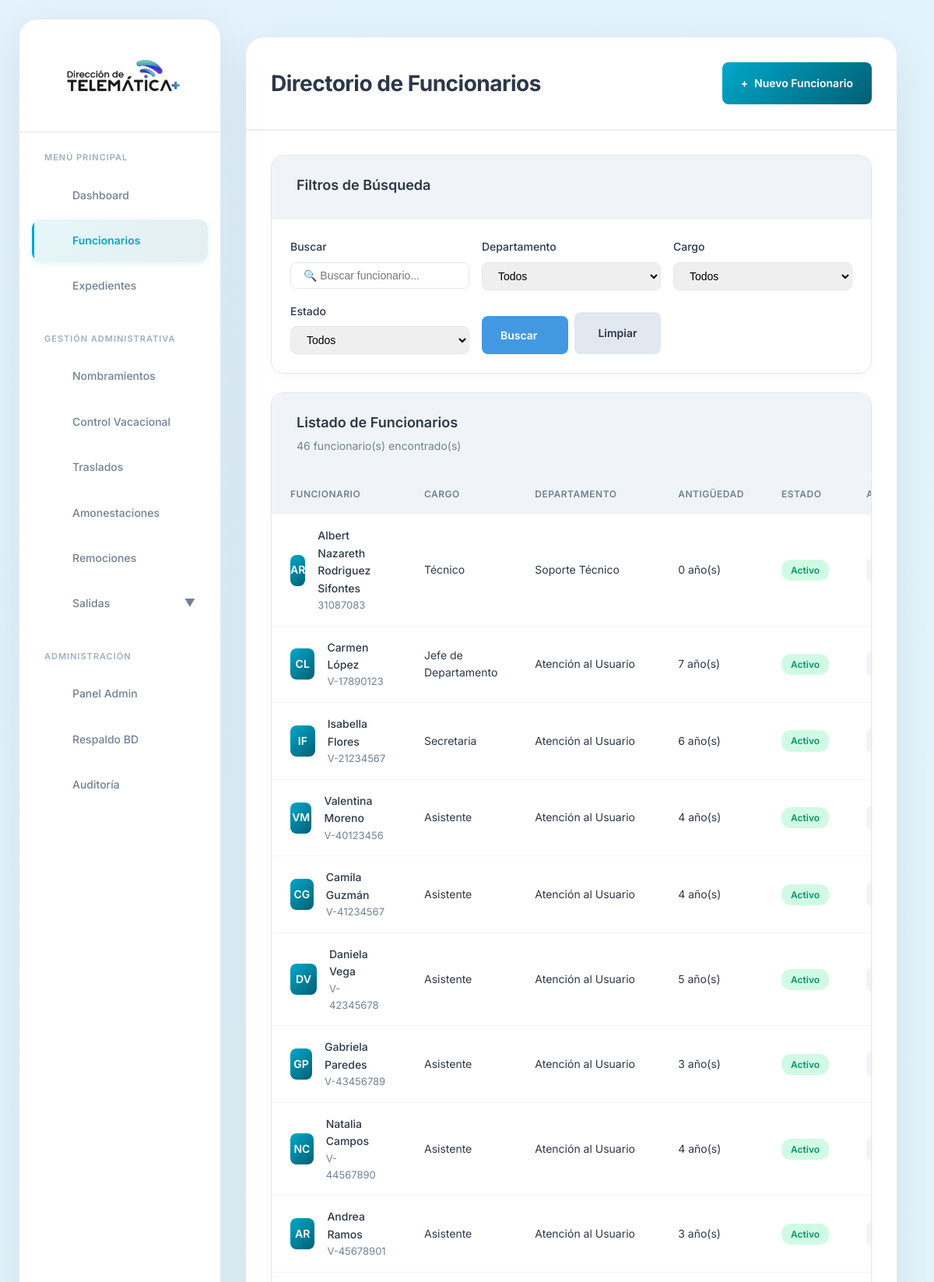
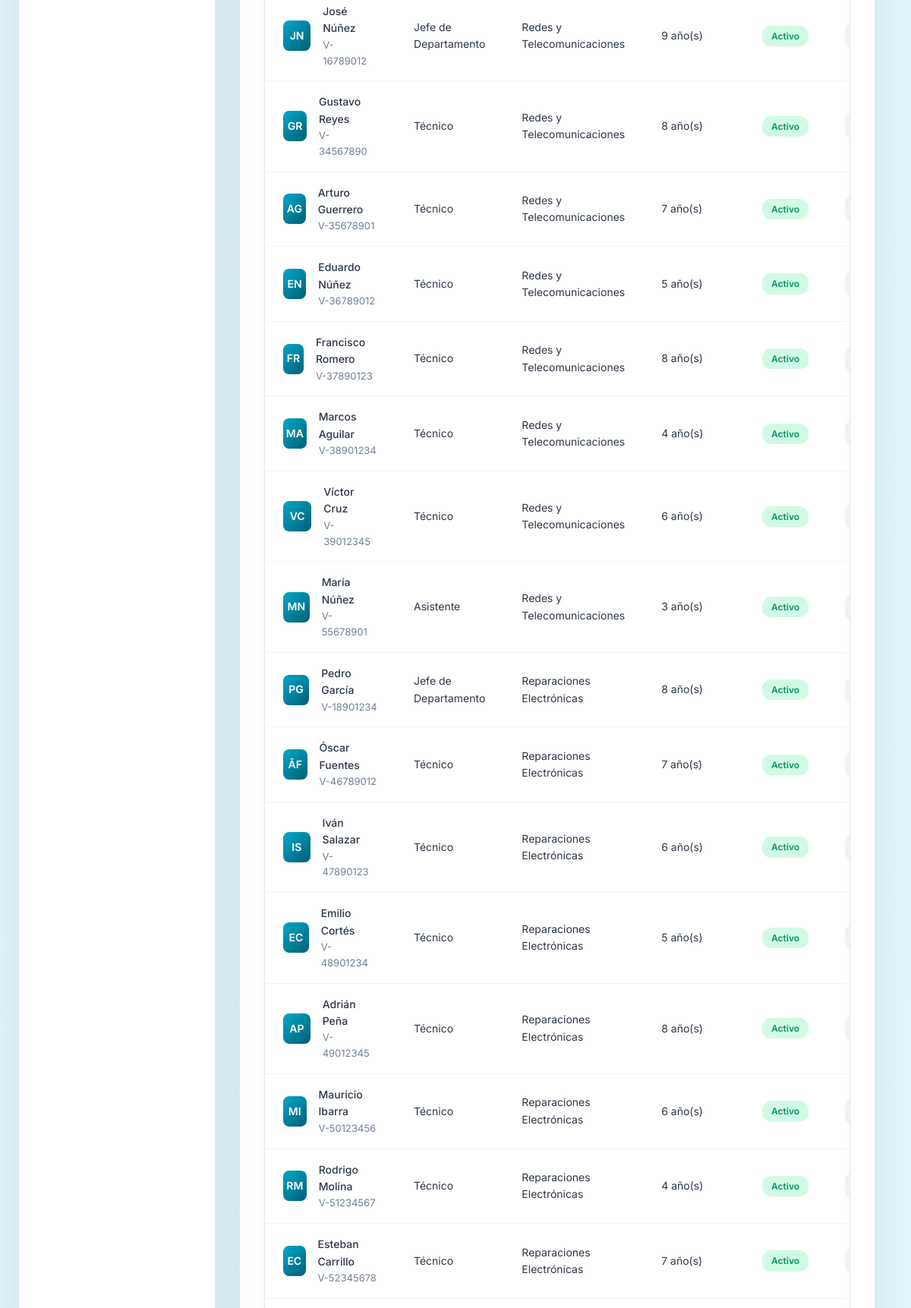
The page /vistas/funcionarios/index.php (signed in, upper part) on the database its author committed (2 pictures, top to bottom).
### tables this page shows
CREATE TABLE `funcionarios` (
  `id` int(10) unsigned NOT NULL AUTO_INCREMENT,
  `cedula` varchar(20) NOT NULL,
  `nombres` varchar(100) NOT NULL,
  `apellidos` varchar(100) NOT NULL,
  `fecha_nacimiento` date DEFAULT NULL,
  `genero` enum('M','F','Otro') DEFAULT NULL,
  `telefono` varchar(20) DEFAULT NULL,
  `email` varchar(150) DEFAULT NULL,
  `direccion` text DEFAULT NULL,
  `nivel_educativo` enum('Primaria','Bachiller','TSU','Universitario','Postgrado','MaestrÃÂ­a','Doctorado') DEFAULT NULL,
  `titulo_obtenido` varchar(200) DEFAULT NULL,
  `fecha_ingreso_admin_publica` date DEFAULT NULL,
  `cantidad_hijos` tinyint(3) unsigned DEFAULT 0,
  `cargo_id` int(10) unsigned NOT NULL,
  `departamento_id` int(10) unsigned NOT NULL,
  `fecha_ingreso` date NOT NULL,
  `foto` varchar(255) DEFAULT 'default-avatar.png',
  `estado` enum('activo','vacaciones','reposo','inactivo') DEFAULT 'activo',
  `created_at` timestamp NOT NULL DEFAULT current_timestamp(),
  `updated_at` timestamp NOT NULL DEFAULT current_timestamp() ON UPDATE current_timestamp(),
  PRIMARY KEY (`id`),
  UNIQUE KEY `cedula` (`cedula`),
  KEY `idx_cedula` (`cedula`),
  KEY `idx_cargo` (`cargo_id`),
  KEY `idx_departamento` (`departamento_id`),
  KEY `idx_estado` (`estado`),
  KEY `idx_nombres` (`nombres`,`apellidos`),
  CONSTRAINT `funcionarios_ibfk_1` FOREIGN KEY (`cargo_id`) REFERENCES `cargos` (`id`),
  CONSTRAINT `funcionarios_ibfk_2` FOREIGN KEY (`departamento_id`) REFERENCES `departamentos` (`id`)
);

CREATE TABLE `cargos` (
  `id` int(10) unsigned NOT NULL AUTO_INCREMENT,
  `nombre_cargo` varchar(100) NOT NULL,
  `nivel_acceso` tinyint(4) NOT NULL COMMENT '1=Admin Total, 2=Operativo, 3=Solo Lectura',
  `descripcion` text DEFAULT NULL,
  `created_at` timestamp NOT NULL DEFAULT current_timestamp(),
  PRIMARY KEY (`id`),
  UNIQUE KEY `nombre_cargo` (`nombre_cargo`),
  KEY `idx_nivel_acceso` (`nivel_acceso`)
);

CREATE TABLE `departamentos` (
  `id` int(10) unsigned NOT NULL AUTO_INCREMENT,
  `nombre` varchar(150) NOT NULL,
  `descripcion` text DEFAULT NULL,
  `estado` enum('activo','inactivo') DEFAULT 'activo',
  `created_at` timestamp NOT NULL DEFAULT current_timestamp(),
  `updated_at` timestamp NOT NULL DEFAULT current_timestamp() ON UPDATE current_timestamp(),
  PRIMARY KEY (`id`),
  UNIQUE KEY `nombre` (`nombre`),
  KEY `idx_estado` (`estado`)
);

### config/sesiones.php (called while the page is built, shortened)
<?php
function verificarTimeoutSesion() {
    $timeout = 1800;
    if (isset($_SESSION['ultimo_acceso'])) {
        $inactivo = time() - $_SESSION['ultimo_acceso'];
    }
}
function verificarIntegridadSesion() {
    if (isset($_SESSION['usuario_id'])) {
        $user_agent_actual = $_SERVER['HTTP_USER_AGENT'] ?? 'Desconocido';
    }
}

### config/seguridad.php (called while the page is built, shortened)
<?php
require_once __DIR__ . '/sesiones.php';
function verificarNivel($nivel_requerido) {
    return $_SESSION['nivel_acceso'] <= $nivel_requerido;
}

### config/database.php (called while the page is built, shortened)
<?php
class Database {
    private static $instance = null;
    private $conn;
    private function __construct() {
        try {
            $dsn = "mysql:host=" . DB_HOST . ";dbname=" . DB_NAME . ";charset=" . DB_CHARSET;
            $options = [
                PDO::ATTR_ERRMODE => PDO::ERRMODE_EXCEPTION,
                PDO::ATTR_DEFAULT_FETCH_MODE => PDO::FETCH_ASSOC,
                PDO::ATTR_EMULATE_PREPARES => false,
                PDO::MYSQL_ATTR_INIT_COMMAND => "SET NAMES " . DB_CHARSET
            ];
            $this->conn = new PDO($dsn, DB_USER, DB_PASS, $options);
        } catch (PDOException $e) {
            die("Error de conexión: " . $e->getMessage());
        }
    }
    public static function getInstance() {
        if (self::$instance === null) {
            self::$instance = new self();
        }
        return self::$instance;
    }
    public function getConnection() {
        return $this->conn;
    }
}
function getDB() {
    return Database::getInstance()->getConnection();
}

### modelos/Funcionario.php (called while the page is built, shortened)
<?php
require_once __DIR__ . '/../config/database.php';
class Funcionario {
    private $db;
    public function __construct() {
        $this->db = getDB();
    }
    public function obtenerTodos($filtros = []) {
        $sql = "
            SELECT
                f.id,
                f.cedula,
                CONCAT(f.nombres, ' ', f.apellidos) AS nombre_completo,
                f.nombres,
                f.apellidos,
                f.fecha_nacimiento,
                TIMESTAMPDIFF(YEAR, f.fecha_nacimiento, CURDATE()) AS edad,
                f.genero,
                f.telefono,
                f.email,
                f.direccion,
                f.cargo_id,
                c.nombre_cargo,
                c.nivel_acceso,
                f.departamento_id,
                d.nombre AS departamento,
                f.fecha_ingreso,
                TIMESTAMPDIFF(YEAR, f.fecha_ingreso, CURDATE()) AS antiguedad_anos,
                f.foto AS foto,
                f.estado,
                f.created_at
            FROM funcionarios f
            INNER JOIN cargos c ON f.cargo_id = c.id
            INNER JOIN departamentos d ON f.departamento_id = d.id
            WHERE 1=1
        ";
        $params = [];
        $sql .= " ORDER BY f.created_at DESC";
        $stmt = $this->db->prepare($sql);
        $stmt->execute($params);
        return $stmt->fetchAll();
    }
}

### vistas/funcionarios/index.php (the view, shortened to what this page needs)
<?php
require_once __DIR__ . '/../../config/database.php';
require_once __DIR__ . '/../../config/seguridad.php';
require_once __DIR__ . '/../../modelos/Funcionario.php';
$filtros = [
    'buscar' => $_GET['buscar'] ?? '',
    'departamento_id' => $_GET['departamento_id'] ?? '',
    'cargo_id' => $_GET['cargo_id'] ?? '',
    'estado' => $_GET['estado'] ?? ''
];
$modeloFuncionario = new Funcionario();
$funcionarios = $modeloFuncionario->obtenerTodos($filtros);
?>
<!DOCTYPE html>
<html lang="es">
<head>
    <link rel="stylesheet" href="../../publico/css/estilos.css">
</head>
<body>
    <?php include __DIR__ . '/../layout/sidebar.php'; ?>
    <div class="main-content">
        <header class="header">
            <div class="header-left">
                <h1 class="page-title">Directorio de Funcionarios</h1>
            </div>
            <div class="header-right">
                <?php if (verificarNivel(2)): ?>
                    <a href="crear.php" class="btn btn-primary">
                        <span>+</span> Nuevo Funcionario
                    </a>
                <?php endif; ?>
            </div>
        </header>
        <div class="content-wrapper">
            <div class="card" style="margin-bottom: 24px;">
                <div class="card-header">
                    <h2 class="card-title">Filtros de Búsqueda</h2>
                </div>
                <div style="padding: 24px;">
                    <form method="GET" style="display: grid; grid-template-columns: repeat(auto-fit, minmax(200px, 1fr)); gap: 16px;">
                        <div class="form-group" style="margin: 0;">
                            <label for="buscar" style="display: block; font-size: 14px; font-weight: 500; margin-bottom: 8px;">Buscar</label>
                            <input
                                type="text"
                                id="searchFuncionarios"
                                name="buscar"
                                class="search-input"
                                placeholder="🔍 Buscar funcionario..."
                                value="<?php echo htmlspecialchars($filtros['buscar']); ?>"
                                style="width: 100%;"
                            >
                        </div>
                        <div class="form-group" style="margin: 0;">
                            <label for="departamento_id" style="display: block; font-size: 14px; font-weight: 500; margin-bottom: 8px;">Departamento</label>
                            <select id="departamento_id" name="departamento_id" class="search-input" style="width: 100%;">
                                <option value="">Todos</option>
                            </select>
                        </div>
                        <div class="form-group" style="margin: 0;">
                            <label for="cargo_id" style="display: block; font-size: 14px; font-weight: 500; margin-bottom: 8px;">Cargo</label>
                            <select id="cargo_id" name="cargo_id" class="search-input" style="width: 100%;">
                                <option value="">Todos</option>
                            </select>
                        </div>
                        <div class="form-group" style="margin: 0;">
                            <label for="estado" style="display: block; font-size: 14px; font-weight: 500; margin-bottom: 8px;">Estado</label>
                            <select id="estado" name="estado" class="search-input" style="width: 100%;">
                                <option value="">Todos</option>
                            </select>
                        </div>
                        <div style="display: flex; align-items: flex-end; gap: 8px;">
                            <button type="submit" class="btn" style="flex: 1; background: #4299e1; color: white;">Buscar</button>
                            <a href="index.php" class="btn" style="flex: 1; background: #e2e8f0; color: #2d3748; text-align: center; text-decoration: none; display: flex; align-items: center; justify-content: center;">Limpiar</a>
                        </div>
                    </form>
                </div>
            </div>
            <div class="card">
                <div class="card-header">
                    <div>
                        <h2 class="card-title">Listado de Funcionarios</h2>
                        <p class="card-subtitle"><?php echo count($funcionarios); ?> funcionario(s) encontrado(s)</p>
                    </div>
                </div>
                <div class="table-container">
                    <table class="table" id="funcionariosTable">
                        <thead>
                            <tr>
                                <th>Funcionario</th>
                                <th>Cargo</th>
                                <th>Departamento</th>
                                <th>Antigüedad</th>
                                <th>Estado</th>
                                <th>Acciones</th>
                            </tr>
                        </thead>
                        <tbody>
                            <?php if (empty($funcionarios)): ?>
                                <tr>
                                    <td colspan="6" style="text-align: center; padding: 40px; color: #a0aec0;">
                                        No se encontraron funcionarios
                                    </td>
                                </tr>
                            <?php else: ?>
                                <?php foreach ($funcionarios as $func): ?>
                                    <tr>
                                        <td>
                                            <div class="user-cell">
                                                <div class="user-avatar">
                                                    <?php echo strtoupper(substr($func['nombres'], 0, 1) . substr($func['apellidos'], 0, 1)); ?>
                                                </div>
                                                <div>
                                                    <div class="user-name"><?php echo htmlspecialchars($func['nombre_completo']); ?></div>
                                                    <div class="user-id"><?php echo htmlspecialchars($func['cedula']); ?></div>
                                                </div>
                                            </div>
                                        </td>
                                        <td><?php echo htmlspecialchars($func['nombre_cargo']); ?></td>
                                        <td><?php echo htmlspecialchars($func['departamento']); ?></td>
                                        <td><?php echo $func['antiguedad_anos']; ?> año(s)</td>
                                        <td>
                                            <?php
                                            $badge_class = 'badge-success';
                                            $estado_texto = 'Activo';
                                            ?>
                                            <span class="badge <?php echo $badge_class; ?>">
                                                <?php echo $estado_texto; ?>
                                            </span>
                                        </td>
                                        <td>
                                            <div style="display: flex; gap: 8px;">
                                                <a href="ver.php?id=<?php echo $func['id']; ?>" class="btn-icon" title="Ver expediente">
                                                </a>
                                            </div>
                                        </td>
                                    </tr>
                                <?php endforeach; ?>
                            <?php endif; ?>
                        </tbody>
                    </table>
                </div>
            </div>
        </div>
    </div>
</body>
</html>

### rows shown on the page
funcionarios: nombres+apellidos "AR", nombre_completo "Albert Nazareth Rodriguez Sifontes", cedula "31087083", cargo.nombre_cargo "Técnico", departamento.nombre "Soporte Técnico", antiguedad_anos "0", estado_texto "Activo"
funcionarios: nombres+apellidos "CL", nombre_completo "Carmen López", cedula "V-17890123", cargo.nombre_cargo "Jefe de Departamento", departamento.nombre "Atención al Usuario", antiguedad_anos "7", estado_texto "Activo"
funcionarios: nombres+apellidos "IF", nombre_completo "Isabella Flores", cedula "V-21234567", cargo.nombre_cargo "Secretaria", departamento.nombre "Atención al Usuario", antiguedad_anos "6", estado_texto "Activo"
funcionarios: nombres+apellidos "VM", nombre_completo "Valentina Moreno", cedula "V-40123456", cargo.nombre_cargo "Asistente", departamento.nombre "Atención al Usuario", antiguedad_anos "4", estado_texto "Activo"
funcionarios: nombres+apellidos "CG", nombre_completo "Camila Guzmán", cedula "V-41234567", cargo.nombre_cargo "Asistente", departamento.nombre "Atención al Usuario", antiguedad_anos "4", estado_texto "Activo"
funcionarios: nombres+apellidos "DV", nombre_completo "Daniela Vega", cedula "V-42345678", cargo.nombre_cargo "Asistente", departamento.nombre "Atención al Usuario", antiguedad_anos "5", estado_texto "Activo"
funcionarios: nombres+apellidos "GP", nombre_completo "Gabriela Paredes", cedula "V-43456789", cargo.nombre_cargo "Asistente", departamento.nombre "Atención al Usuario", antiguedad_anos "3", estado_texto "Activo"
funcionarios: nombres+apellidos "NC", nombre_completo "Natalia Campos", cedula "V-44567890", cargo.nombre_cargo "Asistente", departamento.nombre "Atención al Usuario", antiguedad_anos "4", estado_texto "Activo"
funcionarios: nombres+apellidos "AR", nombre_completo "Andrea Ramos", cedula "V-45678901", cargo.nombre_cargo "Asistente", departamento.nombre "Atención al Usuario", antiguedad_anos "3", estado_texto "Activo"
funcionarios: nombres+apellidos "JN", nombre_completo "José Núñez", cedula "V-16789012", cargo.nombre_cargo "Jefe de Departamento", departamento.nombre "Redes y Telecomunicaciones", antiguedad_anos "9", estado_texto "Activo"
funcionarios: nombres+apellidos "GR", nombre_completo "Gustavo Reyes", cedula "V-34567890", cargo.nombre_cargo "Técnico", departamento.nombre "Redes y Telecomunicaciones", antiguedad_anos "8", estado_texto "Activo"
funcionarios: nombres+apellidos "AG", nombre_completo "Arturo Guerrero", cedula "V-35678901", cargo.nombre_cargo "Técnico", departamento.nombre "Redes y Telecomunicaciones", antiguedad_anos "7", estado_texto "Activo"
funcionarios: nombres+apellidos "EN", nombre_completo "Eduardo Núñez", cedula "V-36789012", cargo.nombre_cargo "Técnico", departamento.nombre "Redes y Telecomunicaciones", antiguedad_anos "5", estado_texto "Activo"
funcionarios: nombres+apellidos "FR", nombre_completo "Francisco Romero", cedula "V-37890123", cargo.nombre_cargo "Técnico", departamento.nombre "Redes y Telecomunicaciones", antiguedad_anos "8", estado_texto "Activo"
funcionarios: nombres+apellidos "MA", nombre_completo "Marcos Aguilar", cedula "V-38901234", cargo.nombre_cargo "Técnico", departamento.nombre "Redes y Telecomunicaciones", antiguedad_anos "4", estado_texto "Activo"
funcionarios: nombres+apellidos "VC", nombre_completo "Víctor Cruz", cedula "V-39012345", cargo.nombre_cargo "Técnico", departamento.nombre "Redes y Telecomunicaciones", antiguedad_anos "6", estado_texto "Activo"
funcionarios: nombres+apellidos "MN", nombre_completo "María Núñez", cedula "V-55678901", cargo.nombre_cargo "Asistente", departamento.nombre "Redes y Telecomunicaciones", antiguedad_anos "3", estado_texto "Activo"
funcionarios: nombres+apellidos "PG", nombre_completo "Pedro García", cedula "V-18901234", cargo.nombre_cargo "Jefe de Departamento", departamento.nombre "Reparaciones Electrónicas", antiguedad_anos "8", estado_texto "Activo"
funcionarios: nombres+apellidos "ÃF", nombre_completo "Óscar Fuentes", cedula "V-46789012", cargo.nombre_cargo "Técnico", departamento.nombre "Reparaciones Electrónicas", antiguedad_anos "7", estado_texto "Activo"
funcionarios: nombres+apellidos "IS", nombre_completo "Iván Salazar", cedula "V-47890123", cargo.nombre_cargo "Técnico", departamento.nombre "Reparaciones Electrónicas", antiguedad_anos "6", estado_texto "Activo"
funcionarios: nombres+apellidos "EC", nombre_completo "Emilio Cortés", cedula "V-48901234", cargo.nombre_cargo "Técnico", departamento.nombre "Reparaciones Electrónicas", antiguedad_anos "5", estado_texto "Activo"
funcionarios: nombres+apellidos "AP", nombre_completo "Adrián Peña", cedula "V-49012345", cargo.nombre_cargo "Técnico", departamento.nombre "Reparaciones Electrónicas", antiguedad_anos "8", estado_texto "Activo"
funcionarios: nombres+apellidos "MI", nombre_completo "Mauricio Ibarra", cedula "V-50123456", cargo.nombre_cargo "Técnico", departamento.nombre "Reparaciones Electrónicas", antiguedad_anos "6", estado_texto "Activo"
funcionarios: nombres+apellidos "RM", nombre_completo "Rodrigo Molina", cedula "V-51234567", cargo.nombre_cargo "Técnico", departamento.nombre "Reparaciones Electrónicas", antiguedad_anos "4", estado_texto "Activo"
funcionarios: nombres+apellidos "EC", nombre_completo "Esteban Carrillo", cedula "V-52345678", cargo.nombre_cargo "Técnico", departamento.nombre "Reparaciones Electrónicas", antiguedad_anos "7", estado_texto "Activo"

### other values the page prints
$section['section'] "MENÚ PRINCIPAL"
$item['label'] "Dashboard"
$item['label'] "Funcionarios"
$item['label'] "Expedientes"
$section['section'] "GESTIÓN ADMINISTRATIVA"
$item['label'] "Nombramientos"
$item['label'] "Control Vacacional"
$item['label'] "Traslados"
$item['label'] "Amonestaciones"
$item['label'] "Remociones"
$item['label'] "Salidas"
$section['section'] "ADMINISTRACIÓN"
$item['label'] "Panel Admin"
$item['label'] "Respaldo BD"
$item['label'] "Auditoría"
